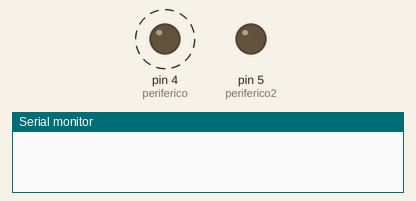
The program below on a simulated Arduino Uno, built with avr-gcc and run on an emulated ATmega328P. Parts: output pins drawn as LEDs (lit = HIGH), the last lines printed to the serial monitor. Dashed ring = blinking.

Above: at 0.5 s.
At 3.5 s:
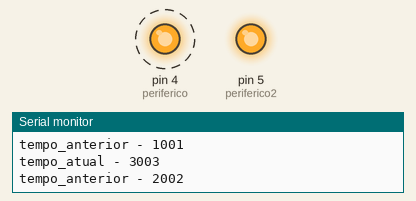
Timing chart, 0 to 5.2 s (numbered marks = the images above):
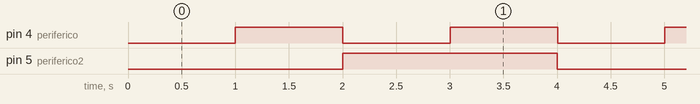

Measured:
- by itself, pin 4 (periferico): alternates HIGH for 1.0 s and LOW for 1.0 s
- by itself, pin 5 (periferico2): alternates HIGH for 2.0 s and LOW for 2.0 s
- by itself, everything shown: repeats every 4.0 s, in 6 steps

The program:

main.cpp
```cpp
#include <Arduino.h>

unsigned int tempo_atual= 0;
unsigned int tempo_atual2= 0;

unsigned int tempo_anterior=0;
unsigned int tempo_anterior2=0;


int periferico=4;
int periferico2=5;

void setup()
{
 Serial.begin(9600);
 pinMode(periferico,OUTPUT);
 pinMode(periferico2,OUTPUT);
}
void loop()
{
  tempo_atual=millis();

  if (tempo_atual - tempo_anterior > 1000)
  {
    Serial.print("tempo_atual - ");
    Serial.println(tempo_atual);

    Serial.print("tempo_anterior - ");
    Serial.println(tempo_anterior);
    //piscar led
    if (digitalRead(periferico)==LOW)
    {
      digitalWrite(periferico, HIGH);
    }
    else
    {
      digitalWrite(periferico,LOW);
    }
    tempo_anterior=millis();
  }
  tempo_atual2=millis();

  if (tempo_atual2 - tempo_anterior2 > 2000)
  {
    //piscar led
    if (digitalRead(periferico2)==LOW)
    {
      digitalWrite(periferico2, HIGH);
    }
    else
    {
      digitalWrite(periferico2,LOW);
    }
     tempo_anterior2=millis();
  }
}
```
